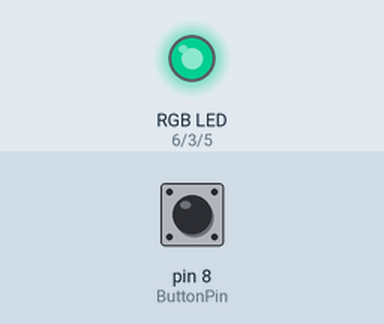
A sketch run on a simulated Arduino Uno, built with avr-gcc and run on an emulated ATmega328P. Parts: an RGB LED mixed from three pins (HIGH = lit). Dashed ring = blinking. The test bench sets the inputs (shaded band); at power-on: pin 8 (ButtonPin) HIGH. Dim RGB values are drawn brighter than linear; random numbers use the default seed unless the sketch sets one.

Above: at 1.2 s.
1.3 s: pin 8 (ButtonPin) pulled LOW for 3.2 s
At 3.6 s:
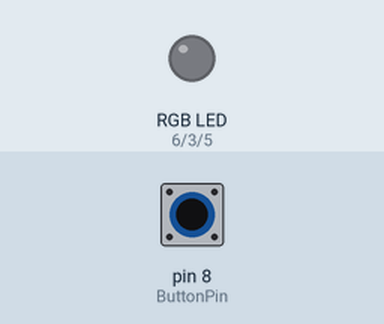
6.0 s: pin 8 (ButtonPin) pulled LOW for 3.2 s
At 7.97 s:
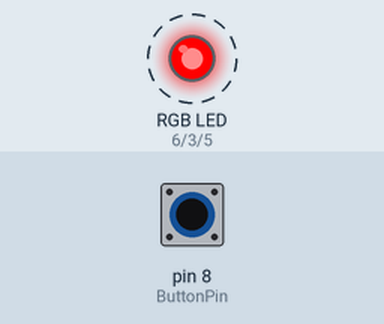
At 8.47 s:
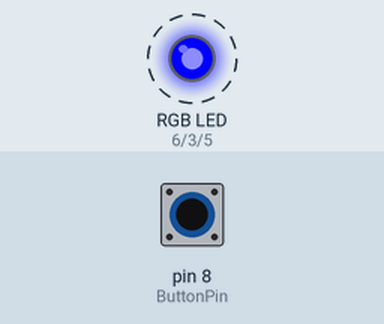
10.7 s: pin 8 (ButtonPin) pulled LOW for 0.15 s
At 11.22 s:
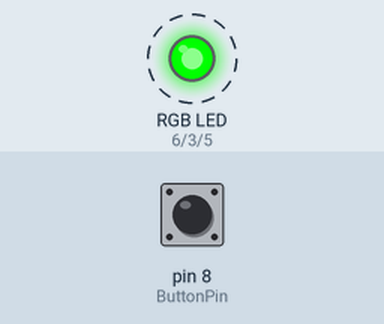
13.8 s: pin 8 (ButtonPin) pulled LOW for 1 s
19.8 s: pin 8 (ButtonPin) pulsed LOW 2 times (0.12 s each, 0.3 s apart)
23.4 s: pin 8 (ButtonPin) pulled LOW for 0.15 s
Timing chart, 0 to 30.5 s (numbered marks = the images above; inputs shaded):
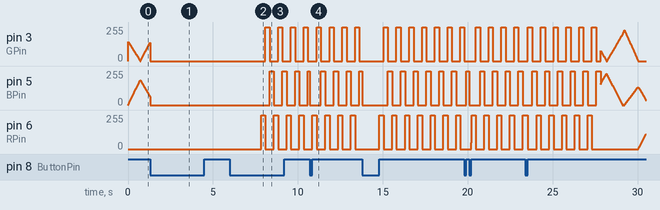

Measured:
- after the input at 6.0 s, pin 3 (GPin): alternates 255/255 for 0.25 s and 0/255 for 0.50 s, starting after 2.1 s; pin 5 (BPin): alternates 255/255 for 0.25 s and 0/255 for 0.50 s, starting after 2.3 s; pin 6 (RPin): alternates 255/255 for 0.25 s and 0/255 for 0.50 s, starting after 1.8 s

The sketch:

Blinkrgb.ino
```cpp
#include <PinChangeInt.h>

int RPin=6;
int BPin=5;
int GPin=3;
int ButtonPin=8;
signed long CHANGE_STATE_CYCLES=1800;
int BLINK_TIMES_AFTER_RELEASE=5;
float distanceToStepFactor=0.2;


bool isButtonPressed=false;
bool stateOn=true;

//converts an HSV color value to an RGB color value
void HSV_to_RGB(float h, float s, float v, byte &r, byte &g, byte &b)
{
  int i,f,p,q,t;

  h = max(0.0, min(360.0, h));
  s = max(0.0, min(100.0, s));
  v = max(0.0, min(100.0, v));

  s /= 100;
  v /= 100;

  if(s == 0)
  {
    // Achromatic (grey)
    r = g = b = round(v*255);
    return;
  }

  h /= 60; // sector 0 to 5
  i = floor(h);
  f = h - i; // factorial part of h
  p = v * (1 - s);
  q = v * (1 - s * f);
  t = v * (1 - s * (1 - f));
  switch(i)
  {
    case 0:
      r = round(255*v);
      g = round(255*t);
      b = round(255*p);
      break;
    case 1:
      r = round(255*q);
      g = round(255*v);
      b = round(255*p);
      break;
    case 2:
      r = round(255*p);
      g = round(255*v);
      b = round(255*t);
      break;
    case 3:
      r = round(255*p);
      g = round(255*q);
      b = round(255*v);
      break;
    case 4:
      r = round(255*t);
      g = round(255*p);
      b = round(255*v);
      break;
    default: // case 5:
      r = round(255*v);
      g = round(255*p);
      b = round(255*q);
    }
}

// writes an RGB color value to the appropriate pins
int setRGB(int R, int G, int B)
{
  analogWrite(RPin,R);
  analogWrite(GPin,G);
  analogWrite(BPin,B);
}

// called by an interupt when the button is pressed
// turns the led on/off if the press is long
// led is flashing colors as long as the button is held
void ButtonPressed()
{
  if ( digitalRead(ButtonPin) == LOW)
  {
    double f=0;
    int r,g,b;
    unsigned long cycle=0;

    while (digitalRead(ButtonPin) == LOW)
    {
      cycle++;
      r=0;g=0;b=0;
      if (f<=255)
      {
        r=f;
      }
      else if (f>256 and f<512)
      {
        g=f-256;
      }
      else
      {
        b=f-512;
      }

      if (stateOn)
        setRGB(r,g,b);

      f=f+0.4;
      if (f>768)
        f=0;

      delay(10);

      if (cycle>CHANGE_STATE_CYCLES)
      {
        break; // long press detected
      }
    }

    if (cycle<3)
    {
      // this is just noise
    }
    else
    {
      isButtonPressed=true;
      if (cycle>CHANGE_STATE_CYCLES)
      {
        stateOn=!stateOn; // long press detected, change state
      }
    }
  }

}

// the setup function runs once when you press reset or power the board
void setup()
{
  pinMode(RPin, OUTPUT);
  pinMode(GPin, OUTPUT);
  pinMode(BPin, OUTPUT);

  pinMode(ButtonPin, INPUT_PULLUP);

  // atach interupt to the button pin, the function ButtonPressed is called when the button is pressed
  attachPinChangeInterrupt(ButtonPin, ButtonPressed,FALLING);
  Serial.begin(9600);
}

// the loop function runs over and over again forever
void loop()
{
  byte Val[3],ValNew[3];
  float Step[3];

  // the loop interpolates between two random HSV hue values

  // generate a random hue and convert to RGB values for staring color
  HSV_to_RGB(random(0, 360),100,random(50, 100),Val[0],Val[1],Val[2]);

  while (1) //run forever
  {

    // generate a random hue and convert to RGB values for finishing color
    HSV_to_RGB(random(0, 360),100,random(50, 100),ValNew[0],ValNew[1],ValNew[2]);

    // calculate the distance between two random RGB values, use the distance to calculate the steps needed for interpolation
    float distance=0;
    for (int j=0;j<3;j++)
    {
      distance+=pow((ValNew[j]-Val[j]),2);
    }
    distance=sqrt(distance);
    float steps=distance*distanceToStepFactor;

    for (int j=0;j<3;j++)
    {
      Step[j]=(ValNew[j]-Val[j])/steps;
    }

    for (int j=0;j<steps;j++)
    {
       if (!stateOn)
       {
         setRGB(0,0,0);
       }
       else
       {
         setRGB( Val[0]+j*Step[0],(Val[1]+j*Step[1]), Val[2]+j*Step[2]); //interpolate between two RGB color points
       }

       if (isButtonPressed && stateOn)
       {
         isButtonPressed=false;
         //blink a few times after button is released
         for (int k=0;k<BLINK_TIMES_AFTER_RELEASE;k++)
         {
           setRGB(255,0,0);
           delay(250);
           setRGB(0,255,0);
           delay(250);
           setRGB(0,0,255);
           delay(250);
         }
       }

       delay(15);
    }

    // copy new RGB value to the original for next interpolation
    for (int j=0;j<3;j++)
      Val[j]= ValNew[j];

  }

}
```
